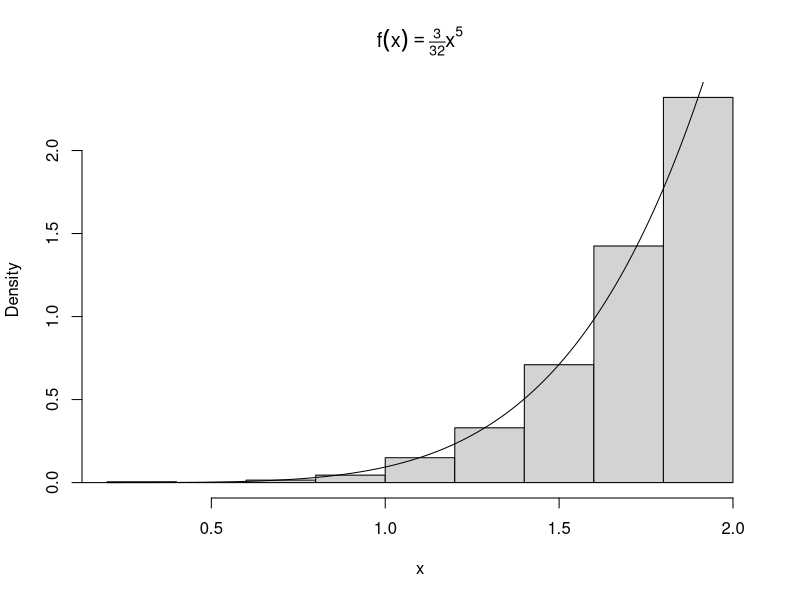
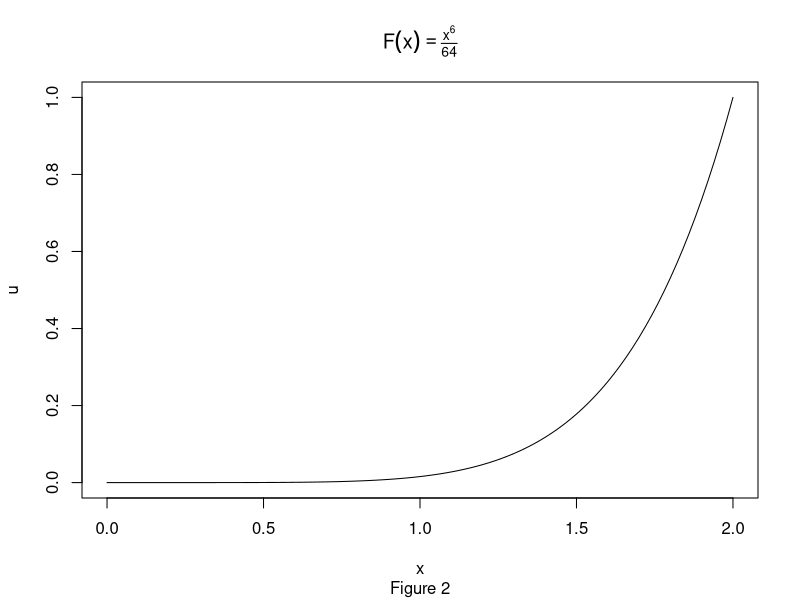
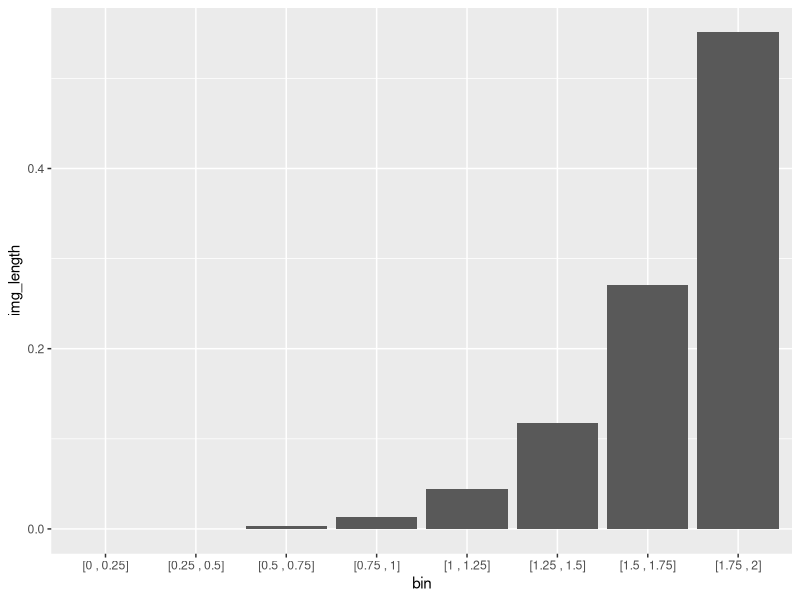
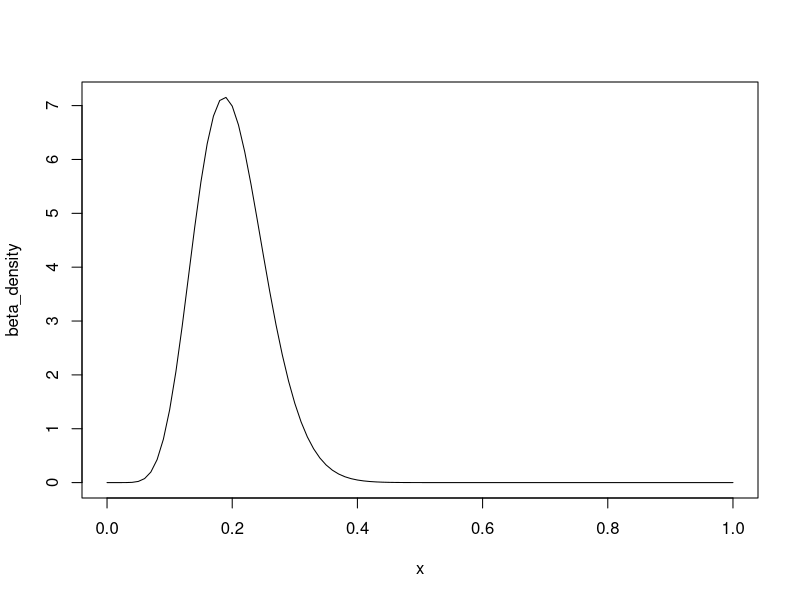
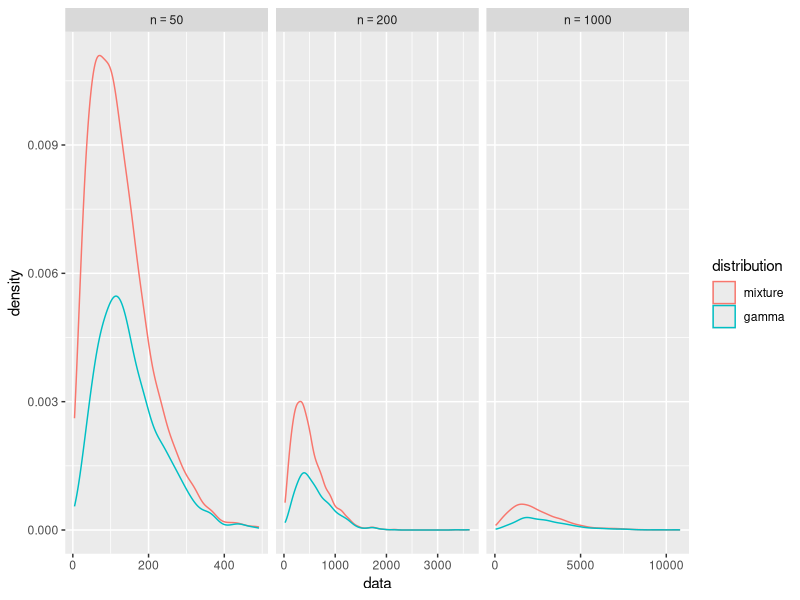
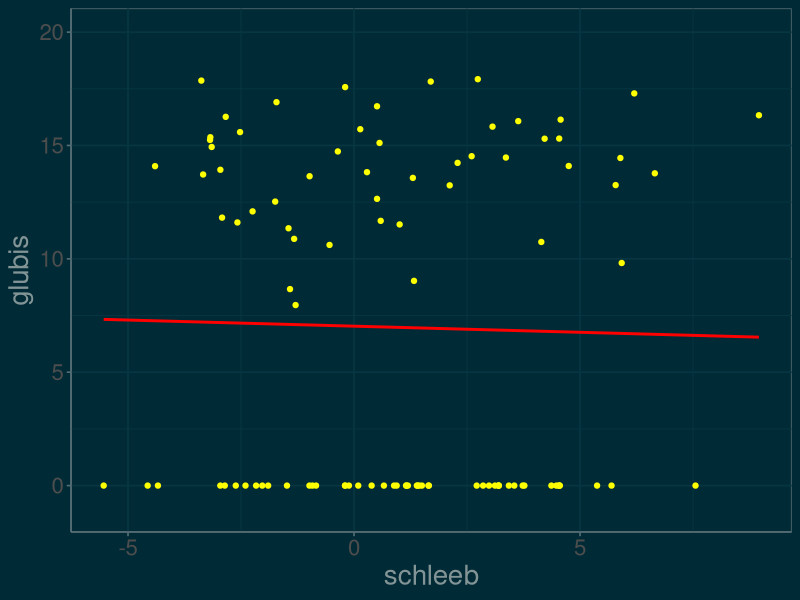
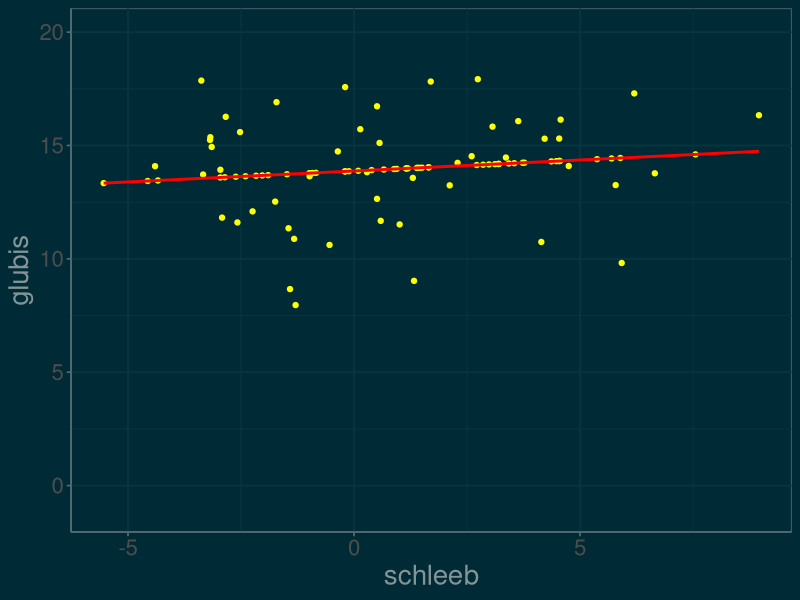
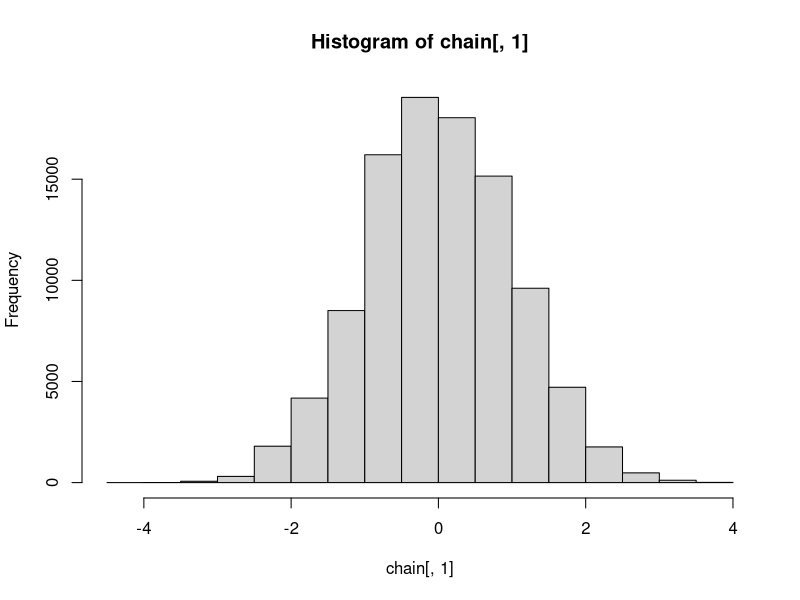

Source code (R) for these figures, in order:
## ---- chunk 1
knitr::opts_chunk$set(cache=TRUE)
library(tidyverse)
library(stringr)
## ---- chunk 2
n <- 1000
u <- runif(n)
x <- 2*u^(1/6)
hist(x, probability = TRUE, main = expression(f(x)==textstyle(frac(3,32))*x^5))
y <- seq(0, 2, .01)
lines(y, 3/32 * y^5)
## ---- chunk 3
F <- function(x){x^6 / 64}
plot.function(F, from = 0, to = 2, ylab = "u", main = expression(F(x)==textstyle(frac(x^6,64))), sub = "Figure 2")
## ---- chunk 4
init_points <- seq(0, 1.75, .25)
end_points <- seq(.25, 2, .25)
img_init_points <- round(F(init_points),3)
img_end_points <- round(F(end_points),3)
img_length <- round(img_end_points - img_init_points,3)

as_interval <- function(a, b){
  str_c("[", a, " , ", b, "]")
}

img_table <- tibble(
  bin = as_interval(init_points, end_points),
  image = as_interval(img_init_points, img_end_points),
  img_length = img_length

)

knitr::kable(img_table, caption = "Note infinitesimals truncated to 0")

img_plot <- ggplot(data = img_table, mapping = aes(x = bin, y = img_length)) +
  geom_bar(stat = "identity")
  

## ---- chunk 5
img_plot
## ---- chunk 6
a <- 10
b <- 40
beta_density <- function(x) {
  (1/beta(a,b)) * x^(a-1) * (1-x)^(b-1)
}

plot.function(beta_density, from = 0, to = 1)
## ---- chunk 7
beta_mode <- function(a,b){
  (a-1)/(a+b-2)
}
my_x <- beta_mode(a,b)
my_c <- beta_density(my_x) 

## ---- chunk 8
n <- 1000  #target sample size
k <- 0     #counter for accepted
j <- 0     #iterations
y <- numeric(n)
acceptance_ratio <- function(x){beta_density(x)/my_c}

while(k < n){
  acceptance_threshold <- runif(1)
  j <- j + 1
  x <- runif(1)    #random variate from g
  if(acceptance_ratio(x) > acceptance_threshold){
    #accept x
    k <- k + 1
    y[k] <-  x
  }
}
## ---- chunk 9
library(stringr)
#compare empirical and theoretical percentiles
p <- seq(.1, .9, .1)
Qsim <- quantile(y, p) #quantiles of sample
Q <- qbeta(p, a, b)    #theoretical quantiles
percentiles <- str_c(as.character(seq(10,90,10)),"%")
my_table <- rbind(Qsim, Q)
names(my_table) <- percentiles
knitr::kable(my_table, caption = "Pariwise comparison of empirical and theorectical quantile")

## ---- chunk 10
library(tidyverse)
n <- 1000
nu <- 6
X <- matrix(rnorm(n*nu), n, nu)^2
y <- rowSums(X)

comp <- data.frame(
theoretical = c(nu, 2*nu),
empirical = c(mean(y), mean(y^2) - (mean(y))^2),
row.names = c("mean", "variance")
)

knitr::kable(comp)


## ---- chunk 11
library(tidyverse)

N <- 1000 # sample size
n <- 50
r <- 3
gamma_mixture <- function(n = 50, r = 3, N = 1000){
  # n is the number of variables we are mixing
  # N is the sample size we a generating 
  index <- 1:n
  weights <- index/((n*(n+1))/2)
  index_sample <- sample(index, size = N, replace = TRUE, prob = weights)
  lambda <- 1/index_sample
  mixture_sample <- rgamma(N, shape = r, rate = lambda)
  mixture_sample
}

sizes <- c(50, 200, 1000)

sizes %>%
  map(function(x) gamma_mixture(n = x)) ->
  mixture_list

sizes %>%
  map(function(x) rgamma(N, shape = r, rate = 1/x)) -> 
  gamma_list

df <- tibble(
  data = c(mixture_list, gamma_list),
  n_size = rep(sizes, times = 2),
  distribution = factor(rep(c("mixture", "gamma"), each = 3), levels = c("mixture", "gamma"))
)

library(magrittr)
library(scales)
df %<>% unnest()

ggplot(data = df, aes(x = data)) +
  geom_density(position = "stack", aes(color = distribution)) +
  scale_x_continuous(breaks = scales::pretty_breaks(n = 3)) +
  facet_grid(. ~n_size, scales = "free",  labeller = label_bquote(cols = n == .(n_size)))

## ---- chunk 12
m <- 10000
x <- runif(m)
theta.hat <- round(mean(exp(-x)),6)
soln <- round(1-exp(-1),6)
st_err <- format((1/m)*(sum(exp(-x)-theta.hat)^2)^(1/2), digits = 3)

## ---- chunk 13
m <- 10^5
sample <- rexp(m, rate = 1)
h <- function(x){
  sin(x^2)*exp(-x^2 + x)
}
estimate <- sum(h(sample))/m


## ---- chunk 14
library(ggthemes)
library(MASS)

set.seed(3)
n <- 100     #sample size
d <- 2       #dimension
mu <- c(1,14) #vector of means
SIGMA <- matrix(c(12,3,3,6), ncol = 2, byrow = TRUE)

slime_data <- data.frame(mvrnorm(n, mu, Sigma = SIGMA))

names(slime_data) = c("schleeb", "glubis")

lost_data <- sample(1:n, size = n/2)

slime_data[lost_data, 2] <- 0 #Set the lost data values to 0


slime_plot <- ggplot(slime_data, aes(schleeb, glubis)) + 
  geom_point(color = "yellow") + 
  theme_solarized(light = FALSE) + 
  theme(text = element_text(size=20, color = "green")) +
  stat_smooth(method = "lm", color = "red", se = FALSE) + 
  coord_cartesian(ylim = c(-1,20))


## ---- chunk 15
slime_plot
## ---- chunk 16
#construct a function that computes MLE's
theta_hat_estimator <- function(schleeb = slime_data$schleeb, glubis = slime_data$glubis){
mu_1 <- mean(schleeb)
mu_2 <- mean(glubis)
sigma_1 <- sd(schleeb)
sigma_2 <- sd(glubis)
rho <- cor(schleeb,glubis)
return(c(mu_1, mu_2, sigma_1, sigma_2, rho))
}
## ---- chunk 17
#construct a function to update the slime data from slime_j -> slime_j+1
impute_glubis <- function(x_1, mu_1, mu_2, sigma_1, sigma_2, rho){
  mu_2 + rho*(sigma_2/sigma_1) * (x_1 - mu_1)
}

## ---- chunk 18
#Run the EM algorithm
epsilon <- .000005 # convergence threshold

theta_hat_0 <- rep(0,5)  #initialize temp variable
theta_hat_1 <- theta_hat_estimator(slime_data$schleeb, slime_data$glubis)
var_path <- c(0,theta_hat_1)
step = 1

condition <- function(){
  #convergence condition
  sqrt(sum((theta_hat_1 - theta_hat_0)^2)) > epsilon
}

while(condition()) {
  #EM algorithm
 
    slime_data[lost_data, 2] <- impute_glubis(slime_data[lost_data, 1], theta_hat_1[1], theta_hat_1[2], theta_hat_1[3], theta_hat_1[4], theta_hat_1[5])
  
  theta_hat_0 = theta_hat_1
  
  theta_hat_1 = theta_hat_estimator(slime_data$schleeb, slime_data$glubis)
  
  var_path = rbind(var_path, c(step, theta_hat_1))
  
  step = step + 1
}

knitr::kable(var_path, booktabs = F, align = c("c"), 
             col.names =  c("step", "$\\mu_1$", "$\\mu_2$", "$\\sigma_1$", "$\\sigma_2$", "$\\rho$")
             )
## ---- chunk 19
slime_plot %+% slime_data
## ---- chunk 20
library(mvtnorm)

N <- 10^5

chain <- matrix(rep(0,N*2), nrow = N)

chain[1,] <- c(2,2)


f <- function(x){ dmvnorm(x)}


acceptance <- function(y, x){
  min(f(y)/f(x) , 1)
}


biv_rnorm <- function(){
  rnorm(n = 2, sd = 3)
}

for(t in 1:(N-1)){

X_t <- chain[t,]

Y <- X_t + 2 * biv_rnorm()

alpha <- acceptance(Y, X_t)

u <- runif(n = 1)


if(u < alpha){
  chain[t+1,] <- Y
}
else{
  chain[t+1,] <- X_t
}


}

hist(chain[,1])
hist(chain[,2])
